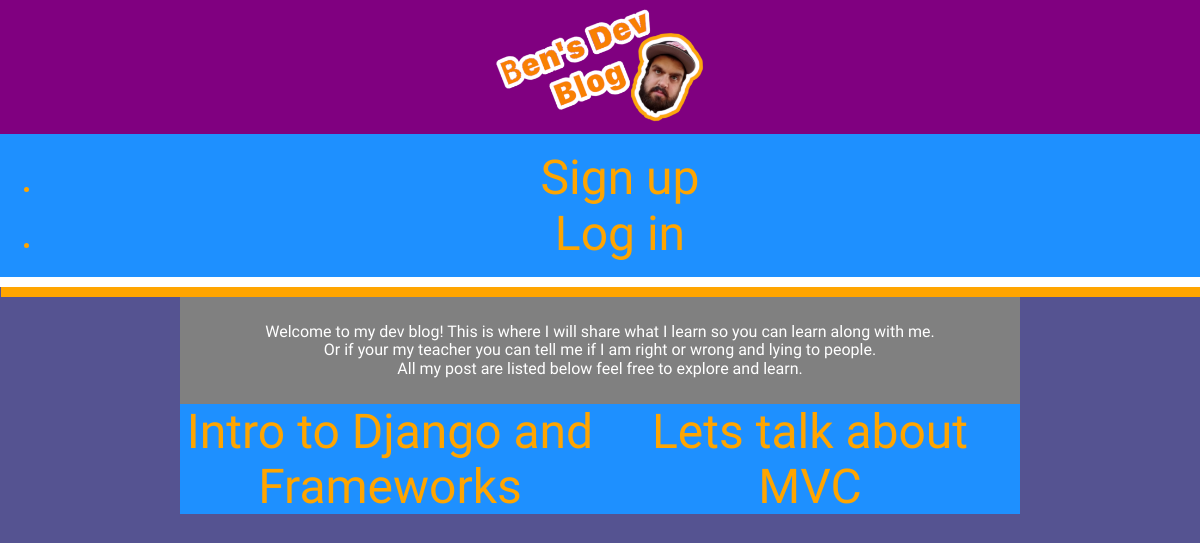
Page /home/ on the earlier database version.
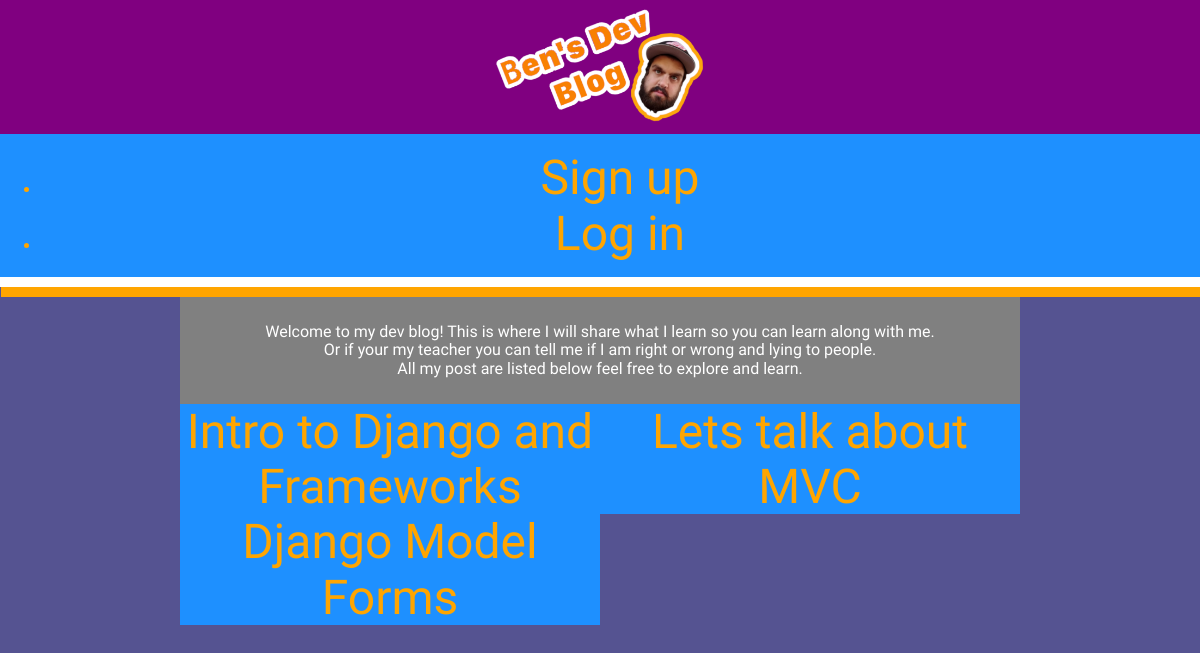
Same page on the later database version.
### blog/models.py (models this page shows, shortened)
class Article(models.Model):
    title = models.CharField(max_length=255)
    body = models.TextField()
    draft = models.BooleanField()
    published_date = models.DateField()
    author = models.CharField(max_length=255)
    user = models.ForeignKey(User, on_delete=models.CASCADE, related_name='articles', default=1)

### blog/views.py (the view)
# urls.py: path('home/', home_page, name='main_page'),
def home_page(request):
    context = {'articles': Article.objects.filter(draft = False).order_by('published_date').all()}
    response = render(request, 'index.html', context)
    return HttpResponse(response)

### blog/templates/index.html
{% extends 'base.html' %}
{% block content %}
<div class="main-content">
<div class="welcome">
<p class="opening-blurb">Welcome to my dev blog! This is where I will share what I learn so you can learn along with me.
<br>Or if your my teacher you can tell me if I am right or wrong and lying to people.<br>All my post are listed below feel free to explore and learn.</p>
</div>
      {% for article in articles%}
      <div class="article-links">
      <a href="{% url 'blog_opened' id=article.pk%}">{{ article.title }}</a>
      </div>
      {% endfor %}
</div>
{%endblock%}

Differences in the rows shown:
added Article: title "Django Model Forms"
